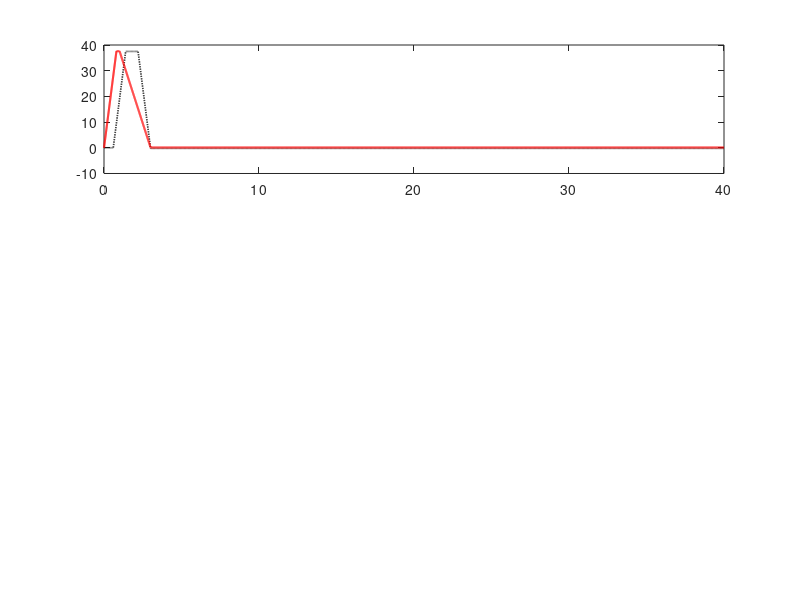

The MATLAB source for this figure: (Note: this script raises an error after producing the figure.)
%% Final Feasibility Study: Fully Time-Synced Settling Analysis (Fixed Syntax)
clear; clc; close all;

% --- 1. ข้อมูลทางกายภาพ (Immutable Physical Data) ---
m_g = 165; L_mm = 99; r_com_mm = 28.81; Izz_g_mm2 = 151977.27;
m = m_g/1000; L = L_mm/1000; r_com = r_com_mm/1000; Izz = Izz_g_mm2/10^9;
r_arm = 0.5;                
theta_total = 2*pi;         
zeta = 0.02; g = 9.81;

% เกณฑ์ Tolerance: 0.975 mm @ 0.5 m (0.1117 องศา)
linear_tol_mm = 0.975;
phi_limit_deg = rad2deg(linear_tol_mm / (r_arm * 1000)); 

% ระบบพลศาสตร์
wn = sqrt((m * g * r_com) / Izz);
b = 2 * zeta * wn * Izz;
num = [-(m * r_arm * r_com)];
den = [Izz, b, (m * g * r_com)];
sys = tf(num, den);

% --- 2. การค้นหาชุดเวลา (Optimized Search) ---
Tw_limit = 3.0; 
res = 0.05;     
best_ts = inf;
best_params = [0, 0, 0];
t_sim_end = 40; 
dt = 0.01; 
t_sim = 0:dt:t_sim_end;

fprintf('วิเคราะห์หา Settling Time ที่ดีที่สุด (Time-Synced at 3.0s)...\n');

for ta = 0.1 : res : 1.2
    for tc = 0.1 : res : (Tw_limit - ta - 0.1)
        td = Tw_limit - ta - tc;
        
        alpha_acc = theta_total / (0.5*ta^2 + ta*tc + 0.5*ta*td);
        alpha_dec = -(alpha_acc * ta) / td;
        
        % สร้าง Input Profile แบบ Sync
        mask_acc = (t_sim <= ta);
        mask_dec = (t_sim > (ta + tc) & t_sim <= Tw_limit);
        input_t = (mask_acc * alpha_acc) + (mask_dec * alpha_dec);
        
        [phi, ~] = lsim(sys, input_t, t_sim);
        phi_d = rad2deg(abs(phi));
        
        % แก้ไขจุดที่ใช้เครื่องหมาย ? เป็น if-else
        idx_last_exit = find(phi_d > phi_limit_deg, 1, 'last');
        if isempty(idx_last_exit)
            current_ts = 0;
        else
            current_ts = t_sim(idx_last_exit);
        end
        
        if current_ts < best_ts
            best_ts = current_ts;
            best_params = [ta, tc, td];
        end
    end
end

% --- 3. การสร้างข้อมูล Final เปรียบเทียบ ---
t_f = 0:0.005:t_sim_end;

% กรณี Optimized
ta_f = best_params(1); tc_f = best_params(2); td_f = best_params(3);
a_acc_f = theta_total / (0.5*ta_f^2 + ta_f*tc_f + 0.5*ta_f*td_f);
a_dec_f = -(a_acc_f * ta_f) / td_f;

acc_opt = ((t_f <= ta_f) * a_acc_f) + ((t_f > (ta_f + tc_f) & t_f <= Tw_limit) * a_dec_f);

% กรณี Standard (เลื่อนให้จบที่ 3.0s พร้อมกัน)
ta_std = 0.8; tc_std = 0.8; td_std = 0.8;
Tw_std = ta_std + tc_std + td_std; 
std_offset = Tw_limit - Tw_std; 
a_std = theta_total / (ta_std * (ta_std + tc_std));

acc_std = ((t_f > std_offset & t_f <= (std_offset + ta_std)) * a_std) + ...
          ((t_f > (std_offset + ta_std + tc_std) & t_f <= Tw_limit) * (-a_std));

% --- 4. Simulation & RPM Calculation ---
rpm_std = cumtrapz(t_f, acc_std) * (60 / (2*pi));
rpm_opt = cumtrapz(t_f, acc_opt) * (60 / (2*pi));

[phi_std, ~] = lsim(sys, acc_std, t_f);
[phi_opt, ~] = lsim(sys, acc_opt, t_f);

% --- 5. Visualization (Synced Plots) ---
figure('Color', 'w', 'Position', [100 100 1000 850]);

subplot(3,1,1);
plot(t_f, rpm_std, 'k:', 'LineWidth', 1.2); hold on;
plot(t_f, rpm_opt, 'r', 'LineWidth', 1.5);
xline(Tw_limit, 'r--', '3.0s Stop Point');
grid on; ylabel('Velocity (RPM)'); title('Synced Velocity Profile (All stop at 3.0s)');
legend('Standard (Shifted)', 'Optimized'); xlim([0 5]);

subplot(3,1,2);
plot(t_f, acc_std, 'k:', 'LineWidth', 1.2); hold on;
plot(t_f, acc_opt, 'k', 'LineWidth', 1.5);
xline(Tw_limit, 'r--', '3.0s End');
grid on; ylabel('Acc (rad/s^2)'); title('Acceleration Profile Sync');
xlim([0 5]);

subplot(3,1,3);
plot(t_f, rad2deg(phi_std), 'k:', 'LineWidth', 1); hold on;
plot(t_f, rad2deg(phi_opt), 'b', 'LineWidth', 2);
patch([0 t_sim_end t_sim_end 0], [-phi_limit_deg -phi_limit_deg phi_limit_deg phi_limit_deg], ...
      [0.8 1 0.8], 'FaceAlpha', 0.5, 'EdgeColor', 'none');
xline(Tw_limit, 'r--', 'LineWidth', 2);
if best_ts < t_sim_end
    scatter(best_ts, 0, 80, 'filled', 'MarkerFaceColor', 'm');
end
grid on; ylabel('Swing Angle (Deg)'); xlabel('Time (s)');
title(['Settling Time Analysis (Best Ts = ', num2str(best_ts, '%.2f'), ' s)']);
xlim([0 t_sim_end]); ylim([-40 40]);
legend('Standard Osc.', 'Optimized Osc.', 'Tolerance Zone');

% สรุปผล
fprintf('\n================== SYNCED FEASIBILITY REPORT ==================\n');
fprintf('Target Tolerance:       +/- %.4f degrees\n', phi_limit_deg);
fprintf('Best Settling Time:     %.2f seconds\n', best_ts);
fprintf('Conclusion: ');
if best_ts > 3.0
    fprintf('UNFEASIBLE (Wait %.2f s extra)\n', best_ts - 3.0);
else
    fprintf('FEASIBLE\n');
end
fprintf('==============================================================\n');
